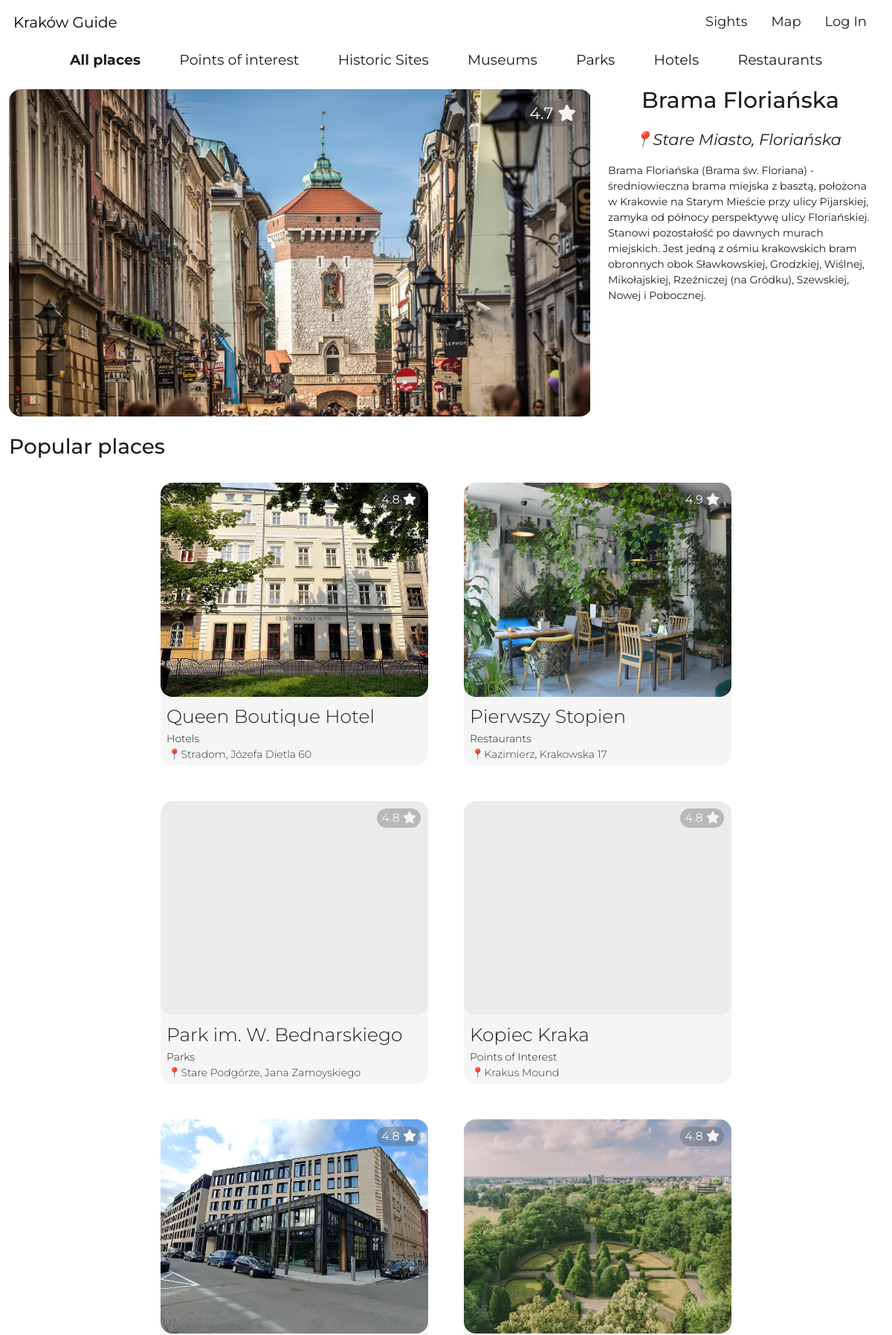
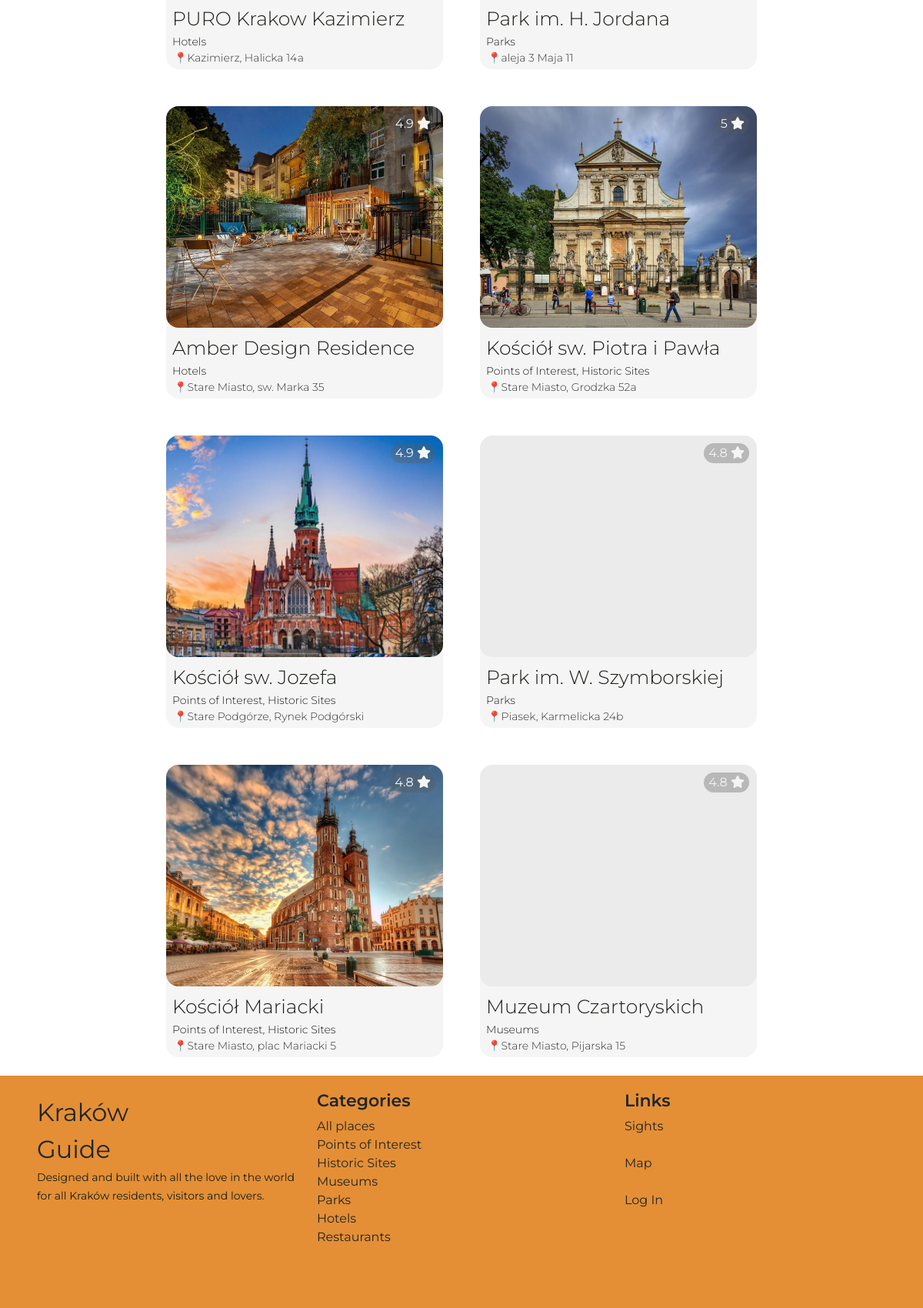
The page /card/2 on the database its author committed (2 pictures, top to bottom).
### tables this page shows
CREATE TABLE sights (sight_id INTEGER PRIMARY KEY AUTOINCREMENT NOT NULL, name TEXT NOT NULL, address TEXT, mark NUMERIC, categories TEXT, photos TEXT, description TEXT);

### app.py (the view)
@app.route("/card/<name>")
def card(name):
    place = query_db("SELECT * FROM sights WHERE sight_id = ?", (name,))[0]
    if place[0] != 1:
            output = "./static/sights/" + str(place[0]) + "A.jpg"
            crop_to_aspect(place[5], output, 16/9)
    sights = query_db("SELECT * FROM sights WHERE mark > 4.7")
    shuffle(sights)
    sights_id = []
    try:
        rows = query_db("SELECT sight_id FROM favourites WHERE user_id = ?", (session["user_id"],))
        for row in rows:
            sights_id.append(int(row[0]))
    except:
        sights_id = []
    return render_template("article.html", place=place, sights=sights, favourites=sights_id)

### app.py (called while the page is built)
def get_db():
    db = getattr(g, '_database', None)
    if db is None:
        db = g._database = sqlite3.connect(DATABASE)
    return db

@app.teardown_appcontext
def close_connection(exception):
    db = getattr(g, '_database', None)
    if db is not None:
        db.close()

def query_db(query, args=(), one=False):
    cur = get_db().execute(query, args)
    rv = cur.fetchall()
    cur.close()
    return (rv[0] if rv else None) if one else rv

@app.after_request
def after_request(response):
    response.headers["Cache-Control"] = "no-cache, no-store, must-revalidate"
    response.headers["Expires"] = 0
    response.headers["Pragma"] = "no-cache"
    return response

### helpers.py (called while the page is built)
def crop_to_aspect(image_path, output_path, target_ratio):
    try:
        with Image.open(image_path) as img:
            width, height = img.size
            current_ratio = width / height
            if current_ratio > target_ratio:
                new_width = int(height * target_ratio)
                left = (width - new_width) // 2
                img_cropped = img.crop((left, 0, left + new_width, height))
            else:
                new_height = int(width / target_ratio)
                top = (height - new_height) // 2
                img_cropped = img.crop((0, top, width, top + new_height))
            img_cropped.save(output_path)
    except IOError:
        print("An error occurred while trying to open the image.")
    except Exception as e:
        print(f"An unexpected error occurred: {e}")

### templates/article.html (shortened to what this page needs)
{% extends "layout.html" %}
{% block main %}
<div class="categories p-2" id="places">
    <a href="{{ url_for('category', name='all-places') }}" class="category-link px-sm-1 px-md-2 px-lg-3 px-xl-4"><b>All places</b></a>
    <a href="{{ url_for('category', name='points-of-interest') }}" class="category-link px-sm-1 px-md-2 px-lg-3 px-xl-4">Points of interest</a>
    <a href="{{ url_for('category', name='historic-sites') }}" class="category-link px-sm-1 px-md-2 px-lg-3 px-xl-4">Historic Sites</a>
    <a href="{{ url_for('category', name='museums') }}" class="category-link px-sm-1 px-md-2 px-lg-3 px-xl-4">Museums</a>
    <a href="{{ url_for('category', name='parks') }}" class="category-link px-sm-1 px-md-2 px-lg-3 px-xl-4">Parks</a>
    <a href="{{ url_for('category', name='hotels') }}" class="category-link px-sm-1 px-md-2 px-lg-3 px-xl-4">Hotels</a>
    <a href="{{ url_for('category', name='restaurants') }}" class="category-link px-sm-1 px-md-2 px-lg-3 px-xl-4">Restaurants</a>
</div>
<div class="container-xxl">
    <div class="row">
        <div id="place-image" class="col-12 col-sm-6 col-md-8 mt-3 mb-4 p-0" style="background-image: url('../static/sights/{{ place[0] }}A.jpg');">
            <form action="/favourite" method="post">
                <button class="stretched-link favourite" type="submit" autocomplete="off">
                    {{ place[3] }}
                    {% if place[0] in favourites %}
                    <i class="fa-solid fa-star favourited"></i>
                    {% else %}
                    <i class="fa-solid fa-star"></i>
                    {% endif %}
                </button>
            </form>
        </div>
        <div class="col-12 col-sm-6 col-md-4">
            <div class="article-name ps-2 pt-2">{{ place[1] }}</div>
            <p class="location article-location">📍{{ place[2] }}</p>
            <p class="description">{{ place[6] }}</p>
        </div>
    </div>
</div>
<h3>Popular places</h3>
<div class="container-xxl">
    <div class="row row-cols-auto justify-content-center">
        {% for sight in sights%}
        <div class="card p-0 m-4">
            <div class="card_image" id="page-image" style="background-image: url('../static/sights/{{ sight[0] }}.jpg');"></div>
            <div class="card_name ps-2 pt-2">{{ sight[1] }}</div>
            <a href="/card/{{ sight[0] }}" class="stretched-button stretched-link ps-2" type="submit">{{ sight[4] }}</a>
            <p class="location">📍{{ sight[2] }}</p>
            <form action="/favourite" method="post">
                <button class="stretched-link favourite" type="submit" autocomplete="off">
                    {{ sight[3] }}
                    {% if sight[0] in favourites %}
                    <i class="fa-solid fa-star favourited"></i>
                    {% else %}
                    <i class="fa-solid fa-star"></i>
                    {% endif %}
                </button>
            </form>
        </div>
        {% endfor %}
    </div>
</div>
{% endblock %}

### static/styles.css (style rules this page uses)
body { font-family: "Montserrat", "Verdana", sans-serif; color: #1A1E18; background-color: #FFFFFF; }
h3 { text-align: start; }
.categories a { font-size: 19px; text-decoration: none; color: #1A1E18; }
.card { height: 380px; text-align: left; color: #1A1E18; background-color: rgba(0, 0, 0, 0.04); border: none; border-radius: 16px; }
.card p { position: relative; margin: 0 0 0 10px; font-size: 14px; font-weight: 300; color: #323432; }
.card .stretched-button { font-size: 14px; font-weight: 300; text-decoration: none; color: #1A1E18; border: none; }
.card .card_image { max-width: 88dvw; width: 360px; height: 288px; background-color: inherit; background-size: contain; background-repeat: no-repeat; border-radius: 16px; }
.card .card_name { font-size: 25px; font-weight: 300; }
.favourite { position: absolute; top: 10px; right: 10px; color: #F4F4F4; background-color: rgba(90, 89, 89, 0.35); border: none; border-radius: 16px; }
.favourite .fa-solid.fa-star { color: #F4F4F4; }
#place-image { position: relative; max-width: 100%; height: 495px; background-color: inherit; background-size: contain; background-repeat: no-repeat; border-radius: 16px; }
#place-image .favourite { position: absolute; top: 15px; right: 15px; font-size: 22px; }
.article-name { padding-bottom: 15px; font-size: 30px; font-weight: 500; }
.article-location { font-size: 21px; font-style: italic; }
.description { padding-left: 10px; font-size: 14px; text-align: left; }
@media (min-width: 992px) and (max-width: 1200px) { #place-image { height: 440px; } }

### rows shown on the page
sights: mark "4.7", name "Brama Floriańska", address "Stare Miasto, Floriańska", description "Brama Floriańska (Brama św. Floriana) - średniowieczna brama miejska z basztą, położona w Krakowie na Starym Mieście przy ulicy Pijarskiej, zamyka od północy perspektywę ulicy Floriańskiej. Stanowi pozostałość po dawnych murach miejskich. Jest jedną z ośmiu krakowskich bram obronnych obok Sławkowskiej, Grodzkiej, Wiślnej, Mikołajskiej, Rzeźniczej (na Gródku), Szewskiej, Nowej i Pobocznej."
sights: shows a picture, name "Queen Boutique Hotel", categories "Hotels", address "Stradom, Józefa Dietla 60", mark "4.8"
sights: shows a picture, name "Pierwszy Stopien", categories "Restaurants", address "Kazimierz, Krakowska 17", mark "4.9"
sights: name "Park im. W. Bednarskiego", categories "Parks", address "Stare Podgórze, Jana Zamoyskiego", mark "4.8"
sights: name "Kopiec Kraka", categories "Points of Interest", address "Krakus Mound", mark "4.8"
sights: shows a picture, name "PURO Krakow Kazimierz", categories "Hotels", address "Kazimierz, Halicka 14a", mark "4.8"
sights: shows a picture, name "Park im. H. Jordana", categories "Parks", address "aleja 3 Maja 11", mark "4.8"
sights: shows a picture, name "Amber Design Residence", categories "Hotels", address "Stare Miasto, sw. Marka 35", mark "4.9"
sights: shows a picture, name "Kościół sw. Piotra i Pawła", categories "Points of Interest, Historic Sites", address "Stare Miasto, Grodzka 52a", mark "5"
sights: shows a picture, name "Kościół sw. Jozefa", categories "Points of Interest, Historic Sites", address "Stare Podgórze, Rynek Podgórski", mark "4.9"
sights: name "Park im. W. Szymborskiej", categories "Parks", address "Piasek, Karmelicka 24b", mark "4.8"
sights: shows a picture, name "Kościół Mariacki", categories "Points of Interest, Historic Sites", address "Stare Miasto, plac Mariacki 5", mark "4.8"
sights: name "Muzeum Czartoryskich", categories "Museums", address "Stare Miasto, Pijarska 15", mark "4.8"
